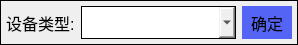
<?xml version="1.0" encoding="UTF-8"?>
<ui version="4.0">
 <class>dlgChangeType</class>
 <widget class="QDialog" name="dlgChangeType">
  <property name="geometry">
   <rect>
    <x>0</x>
    <y>0</y>
    <width>298</width>
    <height>45</height>
   </rect>
  </property>
  <property name="font">
   <font>
    <pointsize>12</pointsize>
   </font>
  </property>
  <property name="windowTitle">
   <string>修改设备类型</string>
  </property>
  <property name="styleSheet">
   <string notr="true">border: 1px solid black;</string>
  </property>
  <layout class="QHBoxLayout" name="horizontalLayout">
   <property name="spacing">
    <number>6</number>
   </property>
   <property name="margin">
    <number>6</number>
   </property>
   <item>
    <widget class="QLabel" name="label">
     <property name="sizePolicy">
      <sizepolicy hsizetype="Fixed" vsizetype="Preferred">
       <horstretch>0</horstretch>
       <verstretch>0</verstretch>
      </sizepolicy>
     </property>
     <property name="font">
      <font>
       <pointsize>12</pointsize>
      </font>
     </property>
     <property name="styleSheet">
      <string notr="true">border: none;</string>
     </property>
     <property name="text">
      <string>设备类型:</string>
     </property>
    </widget>
   </item>
   <item>
    <widget class="QComboBox" name="comboBox">
     <property name="sizePolicy">
      <sizepolicy hsizetype="Preferred" vsizetype="Preferred">
       <horstretch>1</horstretch>
       <verstretch>0</verstretch>
      </sizepolicy>
     </property>
     <property name="font">
      <font>
       <pointsize>14</pointsize>
      </font>
     </property>
    </widget>
   </item>
   <item>
    <widget class="QPushButton" name="pushButton">
     <property name="sizePolicy">
      <sizepolicy hsizetype="Preferred" vsizetype="Preferred">
       <horstretch>0</horstretch>
       <verstretch>0</verstretch>
      </sizepolicy>
     </property>
     <property name="minimumSize">
      <size>
       <width>50</width>
       <height>0</height>
      </size>
     </property>
     <property name="font">
      <font>
       <pointsize>12</pointsize>
      </font>
     </property>
     <property name="styleSheet">
      <string notr="true">background-color: rgb(84, 100, 245);border: none;</string>
     </property>
     <property name="text">
      <string>确定</string>
     </property>
    </widget>
   </item>
  </layout>
 </widget>
 <resources/>
 <connections/>
</ui>
